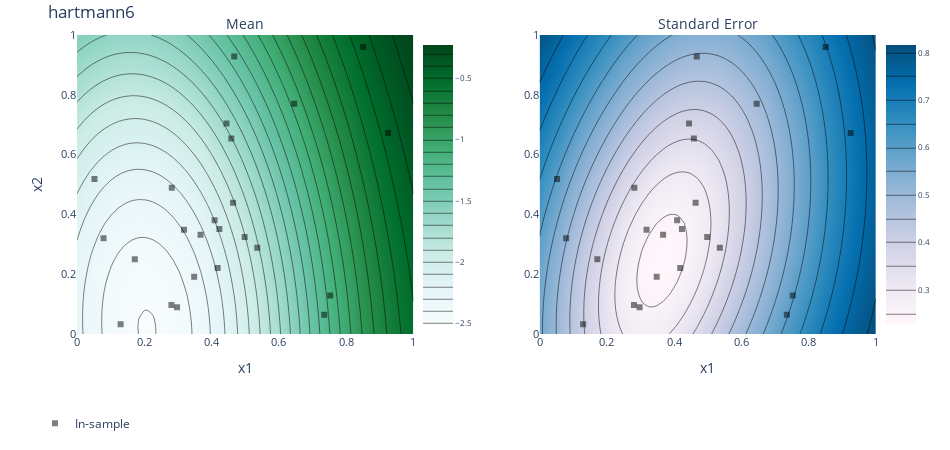

This figure's notebook cell:
### Code cell
render(ax_client.get_contour_plot())
